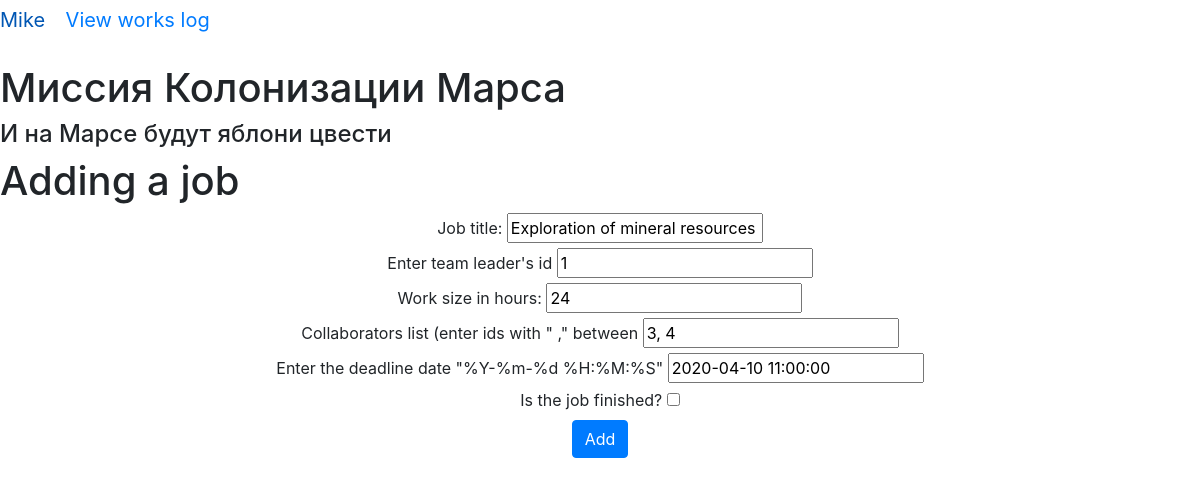
/edit_work/2 (signed in), run on the app's committed database.
### data/users.py (models this page shows, shortened)
class User(SqlAlchemyBase, UserMixin):
    __tablename__ = 'users'
    id = sqlalchemy.Column(sqlalchemy.Integer, primary_key=True, autoincrement=True)
    surname = sqlalchemy.Column(sqlalchemy.String)
    name = sqlalchemy.Column(sqlalchemy.String)
    age = sqlalchemy.Column(sqlalchemy.Integer)
    position = sqlalchemy.Column(sqlalchemy.String)
    speciality = sqlalchemy.Column(sqlalchemy.String)
    address = sqlalchemy.Column(sqlalchemy.String)
    email = sqlalchemy.Column(sqlalchemy.String, unique=True)
    hashed_password = sqlalchemy.Column(sqlalchemy.String)
    modified_date = sqlalchemy.Column(sqlalchemy.DateTime, default=datetime.datetime.now)

### data/jobs.py (models this page shows, shortened)
class Jobs(SqlAlchemyBase, UserMixin):
    __tablename__ = 'jobs'
    id = sqlalchemy.Column(sqlalchemy.Integer, primary_key=True, autoincrement=True, unique=True)
    team_leader = sqlalchemy.Column(sqlalchemy.Integer, sqlalchemy.ForeignKey('users.id'))
    job = sqlalchemy.Column(sqlalchemy.String)
    work_size = sqlalchemy.Column(sqlalchemy.Integer)
    collaborators = sqlalchemy.Column(sqlalchemy.String)
    start_date = sqlalchemy.Column(sqlalchemy.DateTime, default=datetime.datetime.now())
    end_date = sqlalchemy.Column(sqlalchemy.DateTime)
    is_finished = sqlalchemy.Column(sqlalchemy.Boolean)

### main.py (the view, shortened to what this page needs)
@app.route('/edit_work/<int:id>', methods=['POST', 'GET'])
def edit_work(id):
    form = AddWorkForm()
    session = db_session.create_session()
    warnings = []
    data = []
    job = session.query(Jobs).filter(Jobs.id == id).first()
    if request.method == 'GET':
        if not job:
            warnings.append(':( Job is not found :( (404)')
        else:
            data = [job.job, job.team_leader, job.work_size, job.collaborators, job.end_date, job.is_finished]
        return render_template('add_work.html', title='Edit work', form=form, warnings=warnings, data=data)
    return render_template('base.html', title='test')

### main.py
class AddWorkForm(FlaskForm):
    team_leader = IntegerField("Enter team leader's id", validators=[DataRequired()])
    job = StringField('Job title: ', validators=[DataRequired()])
    work_size = IntegerField('Work size in hours: ', validators=[DataRequired()])
    collaborators = StringField('Collaborators list (enter ids with " ," between')
    end_date = StringField('Enter the deadline date "%Y-%m-%d %H:%M:%S"')
    is_finished = BooleanField("Is the job finished?")
    submit = SubmitField("Add")

### data/db_session.py (called while the page is built)
def create_session() -> Session:
    global __factory
    return __factory()

### main.py (called while the page is built)
@login_manager.user_loader
def load_user(user_id):
    session = db_session.create_session()
    return session.query(User).get(user_id)

### templates/add_work.html (shortened to what this page needs)
{% extends 'base.html' %}
{% block content %}
<h1>Adding a job</h1>
<div align="center">
    <form method="post" action="">
        {{ form.job.label }}
        {{ form.job(value=data[0]) }}<br>
        {{ form.team_leader.label }}
        {{ form.team_leader(value=data[1]) }}<br>
        {{ form.work_size.label }}
        {{ form.work_size(value=data[2]) }}<br>
        {{ form.collaborators.label }}
        {{ form.collaborators(value=data[3]) }}<br>
        {{ form.end_date.label }}
        {{ form.end_date(value=data[4]) }}<br>
        {{ form.is_finished.label }}
        {{ form.is_finished(value=data[5]) }}<br>
        {{ form.submit(class='btn btn-primary', type='submit') }}
    </form>
</div>
{% endblock %}

### templates/base.html (shortened to what this page needs)
<!DOCTYPE html>
<html lang="en">
<head>
    <link rel="stylesheet" href="https://maxcdn.bootstrapcdn.com/bootstrap/4.0.0-alpha.4/css/bootstrap.min.css">
</head>
<body>
<nav>
    {% if current_user.is_authenticated %}
    <a class="navbar-brand" href="/logout">{{ current_user.name }}     </a>
    <a class="navbar-brand" href="/works">     View works log</a>
{% else %}
    <p>
        <a class="btn btn-primary " href="/register">Зарегистрироваться</a>
        <a class="btn btn-success" href="/login">Войти</a>
    </p>
{% endif %}
</nav>
<br>
<h1>Миссия Колонизации Марса</h1>
<h4>И на Марсе будут яблони цвести</h4>
{% block content %}
{% endblock %}
</body>
</html>

### data on the page
User: name "Mike"
Jobs: job "Exploration of mineral resources", team_leader "1", work_size "24", collaborators "3, 4", end_date "2020-04-10 11:00:00"
